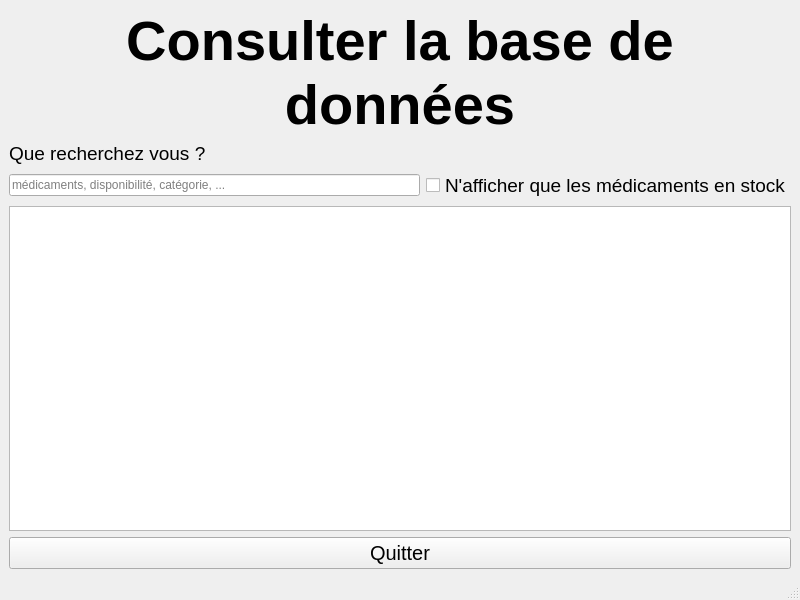
<?xml version="1.0" encoding="UTF-8"?>
<ui version="4.0">
 <class>BDDConsulter</class>
 <widget class="QMainWindow" name="BDDConsulter">
  <property name="geometry">
   <rect>
    <x>0</x>
    <y>0</y>
    <width>800</width>
    <height>600</height>
   </rect>
  </property>
  <property name="windowTitle">
   <string>PharmacieManager - Base de données</string>
  </property>
  <widget class="QWidget" name="centralwidget">
   <layout class="QVBoxLayout" name="verticalLayout">
    <item>
     <widget class="QLabel" name="Menu">
      <property name="font">
       <font>
        <pointsize>42</pointsize>
        <bold>true</bold>
       </font>
      </property>
      <property name="text">
       <string>Consulter la base de données</string>
      </property>
      <property name="textFormat">
       <enum>Qt::TextFormat::AutoText</enum>
      </property>
      <property name="alignment">
       <set>Qt::AlignmentFlag::AlignCenter</set>
      </property>
      <property name="wordWrap">
       <bool>true</bool>
      </property>
      <property name="textInteractionFlags">
       <set>Qt::TextInteractionFlag::NoTextInteraction</set>
      </property>
     </widget>
    </item>
    <item>
     <widget class="QLabel" name="Info">
      <property name="font">
       <font>
        <pointsize>14</pointsize>
       </font>
      </property>
      <property name="text">
       <string>Que recherchez vous ?</string>
      </property>
      <property name="wordWrap">
       <bool>true</bool>
      </property>
      <property name="textInteractionFlags">
       <set>Qt::TextInteractionFlag::NoTextInteraction</set>
      </property>
     </widget>
    </item>
    <item>
     <layout class="QHBoxLayout" name="horizontalLayout">
      <item>
       <widget class="QLineEdit" name="Recherche">
        <property name="placeholderText">
         <string>médicaments, disponibilité, catégorie, ...</string>
        </property>
       </widget>
      </item>
      <item>
       <widget class="QCheckBox" name="Stock">
        <property name="font">
         <font>
          <pointsize>14</pointsize>
         </font>
        </property>
        <property name="text">
         <string>N'afficher que les médicaments en stock</string>
        </property>
       </widget>
      </item>
     </layout>
    </item>
    <item>
     <widget class="QTableView" name="BDD">
      <property name="editTriggers">
       <set>QAbstractItemView::EditTrigger::NoEditTriggers</set>
      </property>
     </widget>
    </item>
    <item>
     <widget class="QPushButton" name="Quitter">
      <property name="font">
       <font>
        <pointsize>15</pointsize>
       </font>
      </property>
      <property name="text">
       <string>Quitter</string>
      </property>
     </widget>
    </item>
   </layout>
  </widget>
  <widget class="QStatusBar" name="statusbar"/>
 </widget>
 <resources/>
 <connections/>
</ui>
